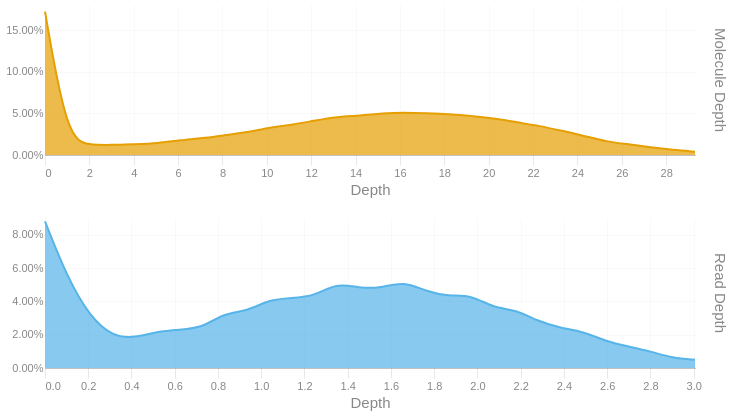

Here is the notebook cell this chart was saved with:
### Code cell
readdep = depth_hist(tb['Read Depth'], q99, 3)
readdep = readdep.with_columns(pl.lit('Read Depth').alias('Metric'))
if not SKIPLR:
    moldep = depth_hist(tb['Molecule Depth'], mol_q99, 1)
    moldep = moldep.with_columns(pl.lit('Molecule Depth').alias('Metric'))
    _hist = pl.concat([readdep, moldep])
    _hist = _hist.filter(pl.col('Proportion') != 0)
    with SafeRender(_hist):
        (
            alt.Chart(_hist)        
            .mark_area(interpolate = "basis")
            .encode(
                x=alt.X('Bin:Q').scale(domainMin=0).axis(alt.Axis(title='Depth')),
                y = alt.Y('Proportion:Q', title = None).axis(format = '.2%'),
                color = alt.Color('Metric:N').legend(None),
                row = alt.Row("Metric:N").header(title = None, labelOrient = 'right'),
                tooltip = [
                    alt.Tooltip("Metric:N", title = "Metric"),
                    alt.Tooltip('Interval:N', title = "Depth Interval"),
                    alt.Tooltip('Proportion:Q', title = "% Alignments").format('.2%')
                ]
            )
            .resolve_scale(x='independent', y='independent')
            .properties(
                height = 150, width = 650,
                usermeta={'embedOptions': {'downloadFileName': f'{samplename}.depth.hist'}}
            )
        ).display()
else:
    readdep = readdep.filter(pl.col('Proportion') != 0)
    with SafeRender(readdep):
        (
            alt.Chart(readdep)        
            .mark_area(interpolate = "basis")
            .encode(
                x=alt.X('Bin:Q').scale(domainMin=0).axis(alt.Axis(title='Depth')),
                y = alt.Y('Proportion:Q', title = None).axis(format = '.2%'),
                tooltip = [
                    alt.Tooltip('Interval:N', title = "Depth Interval"),
                    alt.Tooltip('Proportion:Q', title = "% Alignments").format('.2%')
                ]
            )
            .properties(
                usermeta={'embedOptions': {'downloadFileName': f'{samplename}.depth.hist'}}
            )
        ).display()

### Figure 1 — Vega-Lite specification as saved in the notebook (floating-point values rounded to 4 significant figures)
{"width": 650, "height": 150, "config": {"title": {"anchor": "start", "dy": -15, "fontSize": 18, "color": "#888888", "subtitleColor": "#888888", "subtitleFontSize": 14}, "arc": {"fill": "#0072B2"}, "axis": {"domainColor": "#888888", "domainWidth": 0.5, "gridWidth": 0.2, "grid": false, "titleFontWeight": 400, "titleFontSize": 15, "labelFontSize": 11, "labelColor": "#888888", "tickColor": "#888888", "tickWidth": 0.2, "titleColor": "#888888"}, "axisBand": {"grid": false}, "axisX": {"grid": true, "tickSize": 10, "domainCap": "round"}, "axisY": {"domain": false, "grid": true, "tickSize": 0, "domainCap": "round"}, "background": "transparent", "header": {"labelFontSize": 15, "labelColor": "#888888", "titleFontSize": 15, "titleFontWeight": 600, "titleColor": "#888888"}, "legend": {"labelFont": "sans-serif", "labelFontSize": 12, "labelColor": "#888888", "symbolSize": 100, "symbolType": "circle", "titleFontSize": 12, "titlePadding": 10, "titleColor": "#888888", "title": null}, "range": {"category": ["#E69F00", "#56B4E9", "#009E73", "#F0E442", "#0072B2", "#D55E00", "#CC79A7", "#000000"], "diverging": ["#cfe8f3", "#a2d4ec", "#73bfe2", "#46abdb", "#1696d2", "#12719e"]}, "area": {"fill": "#0072B2", "fillOpacity": 0.7, "line": true, "strokeOpacity": 0.7}, "line": {"color": "#0072B2", "stroke": "#0072B2", "strokeWidth": 2}, "trail": {"color": "#0072B2", "stroke": "#0072B2", "strokeWidth": 0, "size": 1}, "point": {"filled": true, "fillOpacity": 1.0, "size": 95}, "text": {"color": "#888888", "fontSize": 11, "align": "right", "fontWeight": 400, "size": 11}, "bar": {"fill": "#0072B2", "stroke": null}, "view": {"stroke": null, "continuousWidth": 660, "continuousHeight": 400}}, "data": {"name": "data-e8dcc1bb1de930bd2fded86f97adbad9"}, "mark": {"type": "area", "interpolate": "basis"}, "encoding": {"color": {"field": "Metric", "legend": null, "type": "nominal"}, "row": {"field": "Metric", "header": {"title": null, "labelOrient": "right"}, "type": "nominal"}, "tooltip": [{"field": "Metric", "title": "Metric", "type": "nominal"}, {"field": "Interval", "title": "Depth Interval", "type": "nominal"}, {"field": "Proportion", "format": ".2%", "title": "% Alignments", "type": "quantitative"}], "x": {"axis": {"title": "Depth"}, "field": "Bin", "scale": {"domainMin": 0}, "type": "quantitative"}, "y": {"axis": {"format": ".2%"}, "field": "Proportion", "title": null, "type": "quantitative"}}, "resolve": {"scale": {"x": "independent", "y": "independent"}}, "usermeta": {"embedOptions": {"downloadFileName": "TF26LRJL0074_50B_H_10484332_23Y22YLT4_L7.depth.hist"}}, "$schema": "https://vega.github.io/schema/vega-lite/v6.4.1.json", "datasets": {"data-e8dcc1bb1de930bd2fded86f97adbad9": [{"Bin": 0.0, "Interval": "0.0-0.104", "Proportion": 0.088, "Metric": "Read Depth"}, {"Bin": 0.104, "Interval": "0.104-0.207", "Proportion": 0.054, "Metric": "Read Depth"}, {"Bin": 0.207, "Interval": "0.207-0.311", "Proportion": 0.031, "Metric": "Read Depth"}, {"Bin": 0.311, "Interval": "0.311-0.415", "Proportion": 0.019, "Metric": "Read Depth"}, {"Bin": 0.415, "Interval": "0.415-0.518", "Proportion": 0.018, "Metric": "Read Depth"}, {"Bin": 0.518, "Interval": "0.518-0.622", "Proportion": 0.022, "Metric": "Read Depth"}, {"Bin": 0.622, "Interval": "0.622-0.726", "Proportion": 0.023, "Metric": "Read Depth"}, {"Bin": 0.726, "Interval": "0.726-0.829", "Proportion": 0.024, "Metric": "Read Depth"}, {"Bin": 0.829, "Interval": "0.829-0.933", "Proportion": 0.033, "Metric": "Read Depth"}, {"Bin": 0.933, "Interval": "0.933-1.037", "Proportion": 0.034, "Metric": "Read Depth"}, {"Bin": 1.037, "Interval": "1.037-1.14", "Proportion": 0.041, "Metric": "Read Depth"}, {"Bin": 1.14, "Interval": "1.14-1.244", "Proportion": 0.042, "Metric": "Read Depth"}, {"Bin": 1.244, "Interval": "1.244-1.348", "Proportion": 0.043, "Metric": "Read Depth"}, {"Bin": 1.348, "Interval": "1.348-1.451", "Proportion": 0.051, "Metric": "Read Depth"}, {"Bin": 1.451, "Interval": "1.451-1.555", "Proportion": 0.048, "Metric": "Read Depth"}, {"Bin": 1.555, "Interval": "1.555-1.659", "Proportion": 0.048, "Metric": "Read Depth"}, {"Bin": 1.659, "Interval": "1.659-1.762", "Proportion": 0.052, "Metric": "Read Depth"}, {"Bin": 1.762, "Interval": "1.762-1.866", "Proportion": 0.046, "Metric": "Read Depth"}, {"Bin": 1.866, "Interval": "1.866-1.97", "Proportion": 0.043, "Metric": "Read Depth"}, {"Bin": 1.97, "Interval": "1.97-2.073", "Proportion": 0.044, "Metric": "Read Depth"}, {"Bin": 2.073, "Interval": "2.073-2.177", "Proportion": 0.036, "Metric": "Read Depth"}, {"Bin": 2.177, "Interval": "2.177-2.281", "Proportion": 0.035, "Metric": "Read Depth"}, {"Bin": 2.281, "Interval": "2.281-2.384", "Proportion": 0.028, "Metric": "Read Depth"}, {"Bin": 2.384, "Interval": "2.384-2.488", "Proportion": 0.024, "Metric": "Read Depth"}, {"Bin": 2.488, "Interval": "2.488-2.592", "Proportion": 0.022, "Metric": "Read Depth"}, {"Bin": 2.592, "Interval": "2.592-2.695", "Proportion": 0.016, "Metric": "Read Depth"}, {"Bin": 2.695, "Interval": "2.695-2.799", "Proportion": 0.013, "Metric": "Read Depth"}, {"Bin": 2.799, "Interval": "2.799-2.903", "Proportion": 0.01, "Metric": "Read Depth"}, {"Bin": 2.903, "Interval": "2.903-3.006", "Proportion": 0.006, "Metric": "Read Depth"}, {"Bin": 3.006, "Interval": "3.006-3.11", "Proportion": 0.005, "Metric": "Read Depth"}, {"Bin": 0.0, "Interval": "0.0-1.0", "Proportion": 0.172, "Metric": "Molecule Depth"}, {"Bin": 1.0, "Interval": "1.0-2.0", "Proportion": 0.019, "Metric": "Molecule Depth"}, {"Bin": 2.0, "Interval": "2.0-3.0", "Proportion": 0.012, "Metric": "Molecule Depth"}, {"Bin": 3.0, "Interval": "3.0-4.0", "Proportion": 0.012, "Metric": "Molecule Depth"}, {"Bin": 4.0, "Interval": "4.0-5.1", "Proportion": 0.013, "Metric": "Molecule Depth"}, {"Bin": 5.1, "Interval": "5.1-6.1", "Proportion": 0.014, "Metric": "Molecule Depth"}, {"Bin": 6.1, "Interval": "6.1-7.1", "Proportion": 0.018, "Metric": "Molecule Depth"}, {"Bin": 7.1, "Interval": "7.1-8.1", "Proportion": 0.02, "Metric": "Molecule Depth"}, {"Bin": 8.1, "Interval": "8.1-9.1", "Proportion": 0.024, "Metric": "Molecule Depth"}, {"Bin": 9.1, "Interval": "9.1-10.1", "Proportion": 0.027, "Metric": "Molecule Depth"}, {"Bin": 10.1, "Interval": "10.1-11.1", "Proportion": 0.033, "Metric": "Molecule Depth"}, {"Bin": 11.1, "Interval": "11.1-12.1", "Proportion": 0.036, "Metric": "Molecule Depth"}, {"Bin": 12.1, "Interval": "12.1-13.2", "Proportion": 0.041, "Metric": "Molecule Depth"}, {"Bin": 13.2, "Interval": "13.2-14.2", "Proportion": 0.046, "Metric": "Molecule Depth"}, {"Bin": 14.2, "Interval": "14.2-15.2", "Proportion": 0.047, "Metric": "Molecule Depth"}, {"Bin": 15.2, "Interval": "15.2-16.2", "Proportion": 0.05, "Metric": "Molecule Depth"}, {"Bin": 16.2, "Interval": "16.2-17.2", "Proportion": 0.051, "Metric": "Molecule Depth"}, {"Bin": 17.2, "Interval": "17.2-18.2", "Proportion": 0.05, "Metric": "Molecule Depth"}, {"Bin": 18.2, "Interval": "18.2-19.2", "Proportion": 0.049, "Metric": "Molecule Depth"}, {"Bin": 19.2, "Interval": "19.2-20.2", "Proportion": 0.047, "Metric": "Molecule Depth"}, {"Bin": 20.2, "Interval": "20.2-21.3", "Proportion": 0.044, "Metric": "Molecule Depth"}, {"Bin": 21.3, "Interval": "21.3-22.3", "Proportion": 0.039, "Metric": "Molecule Depth"}, {"Bin": 22.3, "Interval": "22.3-23.3", "Proportion": 0.035, "Metric": "Molecule Depth"}, {"Bin": 23.3, "Interval": "23.3-24.3", "Proportion": 0.029, "Metric": "Molecule Depth"}, {"Bin": 24.3, "Interval": "24.3-25.3", "Proportion": 0.023, "Metric": "Molecule Depth"}, {"Bin": 25.3, "Interval": "25.3-26.3", "Proportion": 0.016, "Metric": "Molecule Depth"}, {"Bin": 26.3, "Interval": "26.3-27.3", "Proportion": 0.013, "Metric": "Molecule Depth"}, {"Bin": 27.3, "Interval": "27.3-28.3", "Proportion": 0.009, "Metric": "Molecule Depth"}, {"Bin": 28.3, "Interval": "28.3-29.3", "Proportion": 0.006, "Metric": "Molecule Depth"}, {"Bin": 29.3, "Interval": "29.3-30.36", "Proportion": 0.004, "Metric": "Molecule Depth"}]}}
